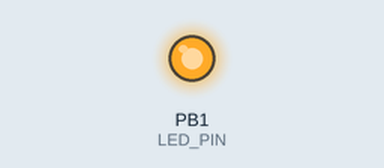
Simulated run of this sketch. Board: ATtiny85, built with avr-gcc and run on an emulated ATtiny85. Parts: output pins drawn as LEDs (lit = HIGH). Random numbers use the default seed unless the sketch sets one.

Above: at 0.1 s.
At 120.8 s:
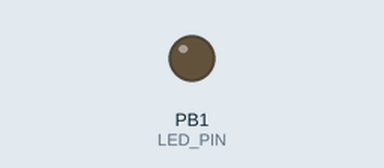
Timing chart, 0 to 122.3 s (numbered marks = the images above):
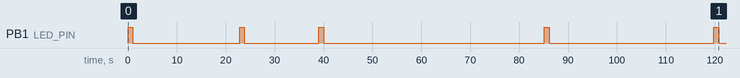

Measured:
- by itself, PB1 (LED_PIN): LOW → HIGH at 0.00 s, → LOW 1.0 s later, → HIGH 21.8 s later, → LOW 1.0 s later, … (10 changes in this stretch)

The sketch:

anti-afk.ino
```cpp
#include "DigiKeyboard.h"
#include <stdlib.h>

const int LED_PIN = 1; // Pin for the LED
int ledState = LOW;    // Starting state of the LED

void setup() {
  pinMode(LED_PIN, OUTPUT);
}

void loop() {
  // Press and release the W button
  digitalWrite(LED_PIN, HIGH);
  DigiKeyboard.sendKeyPress(KEY_W);
  delay(1000);
  DigiKeyboard.sendKeyPress(0);
  digitalWrite(LED_PIN, LOW);
  delay(random(5000, 50000));

  // Press and release the S button
  digitalWrite(LED_PIN, HIGH);
  DigiKeyboard.sendKeyPress(KEY_S);
  delay(1000);
  DigiKeyboard.sendKeyPress(0);
  digitalWrite(LED_PIN, LOW);
  delay(random(5000, 50000));

  // Press and release the A button
  digitalWrite(LED_PIN, HIGH);
  DigiKeyboard.sendKeyPress(KEY_A);
  delay(1000);
  DigiKeyboard.sendKeyPress(0);
  digitalWrite(LED_PIN, LOW);
  delay(random(5000, 50000));

  // Press and release the D button
  digitalWrite(LED_PIN, HIGH);
  DigiKeyboard.sendKeyPress(KEY_D);
  delay(1000);
  DigiKeyboard.sendKeyPress(0);
  digitalWrite(LED_PIN, LOW);
  delay(random(5000, 50000));

  // Press and release the SPACE button
  digitalWrite(LED_PIN, HIGH);
  DigiKeyboard.sendKeyPress(KEY_SPACE);
  delay(1000);
  DigiKeyboard.sendKeyPress(0);
  digitalWrite(LED_PIN, LOW);
  delay(random(5000, 50000));
}
```
